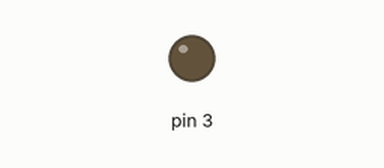
The sketch below on a simulated Arduino Uno, built with avr-gcc and run on an emulated ATmega328P. Shown: output pins drawn as LEDs (lit = HIGH).

Above: at 0.7 s.
At 5.65 s:
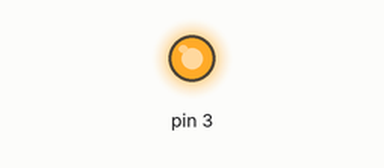
Timing chart, 0 to 6.0 s (numbered marks = the images above):
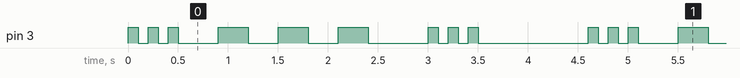

The sketch:

reto_03_b.ino
```cpp
int tcorto = 100;
int tlargo = 300;
int pausa = 300;
int espera = 1000;
int n = 0;

void setup() { //comienza la configuracion
  pinMode(3, OUTPUT);
}
void s() { //comienza el bucle para la letra S
  for (n = 0; n < 3; n++) {
    digitalWrite (3, HIGH);
    delay (tcorto);
    digitalWrite (3, LOW);
    delay (tcorto);
  }
}
void o() { //comienza el bucle para la letra O
  for (n = 0; n < 3; n++) {
    digitalWrite (3, HIGH);
    delay (tlargo);
    digitalWrite (3, LOW);
    delay (tlargo);
  }
}
void loop() { //se ejecuta el bucle principal en el orden siguiente
  s();
  delay(pausa);
  o();
  delay(pausa);
  s();
  delay(espera);
}
```

Measured:
- by itself, pin 3: repeats every 4.6 s: 2 × (LOW 0.10 s, HIGH 0.10 s), LOW 0.40 s, 2 × (HIGH 0.30 s, LOW 0.30 s), HIGH 0.30 s, LOW 0.60 s, 2 × (HIGH 0.10 s, LOW 0.10 s), HIGH 0.10 s, LOW 1.1 s, HIGH 0.10 s
- by itself, everything shown: repeats every 4.6 s, in 18 steps
